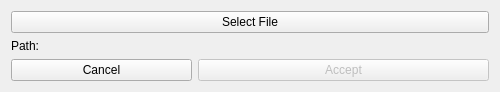
<?xml version="1.0" encoding="UTF-8"?>
<ui version="4.0">
 <class>spectrumSelection</class>
 <widget class="QDialog" name="spectrumSelection">
  <property name="windowModality">
   <enum>Qt::NonModal</enum>
  </property>
  <property name="geometry">
   <rect>
    <x>0</x>
    <y>0</y>
    <width>500</width>
    <height>91</height>
   </rect>
  </property>
  <property name="sizePolicy">
   <sizepolicy hsizetype="Preferred" vsizetype="Preferred">
    <horstretch>0</horstretch>
    <verstretch>0</verstretch>
   </sizepolicy>
  </property>
  <property name="minimumSize">
   <size>
    <width>500</width>
    <height>0</height>
   </size>
  </property>
  <property name="windowTitle">
   <string>spectrumSelection</string>
  </property>
  <property name="autoFillBackground">
   <bool>false</bool>
  </property>
  <property name="sizeGripEnabled">
   <bool>false</bool>
  </property>
  <property name="modal">
   <bool>false</bool>
  </property>
  <layout class="QGridLayout" name="gridLayout_2">
   <property name="sizeConstraint">
    <enum>QLayout::SetDefaultConstraint</enum>
   </property>
   <item row="0" column="0">
    <layout class="QGridLayout" name="gridLayout">
     <property name="sizeConstraint">
      <enum>QLayout::SetMaximumSize</enum>
     </property>
     <item row="4" column="0">
      <widget class="QLabel" name="pathLabel">
       <property name="sizePolicy">
        <sizepolicy hsizetype="Fixed" vsizetype="Fixed">
         <horstretch>0</horstretch>
         <verstretch>0</verstretch>
        </sizepolicy>
       </property>
       <property name="text">
        <string>Path: </string>
       </property>
      </widget>
     </item>
     <item row="6" column="0" colspan="2">
      <widget class="QPushButton" name="cancelButton">
       <property name="focusPolicy">
        <enum>Qt::NoFocus</enum>
       </property>
       <property name="text">
        <string>Cancel</string>
       </property>
      </widget>
     </item>
     <item row="4" column="1" colspan="3">
      <widget class="QLabel" name="pathInputLabel">
       <property name="sizePolicy">
        <sizepolicy hsizetype="Preferred" vsizetype="Fixed">
         <horstretch>0</horstretch>
         <verstretch>0</verstretch>
        </sizepolicy>
       </property>
       <property name="text">
        <string/>
       </property>
      </widget>
     </item>
     <item row="6" column="2" colspan="2">
      <widget class="QPushButton" name="acceptButton">
       <property name="enabled">
        <bool>false</bool>
       </property>
       <property name="sizePolicy">
        <sizepolicy hsizetype="Minimum" vsizetype="Fixed">
         <horstretch>0</horstretch>
         <verstretch>0</verstretch>
        </sizepolicy>
       </property>
       <property name="minimumSize">
        <size>
         <width>0</width>
         <height>0</height>
        </size>
       </property>
       <property name="focusPolicy">
        <enum>Qt::NoFocus</enum>
       </property>
       <property name="text">
        <string>Accept</string>
       </property>
      </widget>
     </item>
     <item row="0" column="0" colspan="4">
      <widget class="QPushButton" name="fileButton">
       <property name="enabled">
        <bool>true</bool>
       </property>
       <property name="sizePolicy">
        <sizepolicy hsizetype="Preferred" vsizetype="Fixed">
         <horstretch>0</horstretch>
         <verstretch>0</verstretch>
        </sizepolicy>
       </property>
       <property name="focusPolicy">
        <enum>Qt::NoFocus</enum>
       </property>
       <property name="text">
        <string>Select File</string>
       </property>
      </widget>
     </item>
    </layout>
   </item>
  </layout>
 </widget>
 <resources/>
 <connections>
  <connection>
   <sender>cancelButton</sender>
   <signal>clicked()</signal>
   <receiver>spectrumSelection</receiver>
   <slot>reject()</slot>
   <hints>
    <hint type="sourcelabel">
     <x>371</x>
     <y>113</y>
    </hint>
    <hint type="destinationlabel">
     <x>249</x>
     <y>74</y>
    </hint>
   </hints>
  </connection>
  <connection>
   <sender>acceptButton</sender>
   <signal>clicked()</signal>
   <receiver>spectrumSelection</receiver>
   <slot>accept()</slot>
   <hints>
    <hint type="sourcelabel">
     <x>128</x>
     <y>113</y>
    </hint>
    <hint type="destinationlabel">
     <x>249</x>
     <y>74</y>
    </hint>
   </hints>
  </connection>
 </connections>
</ui>
